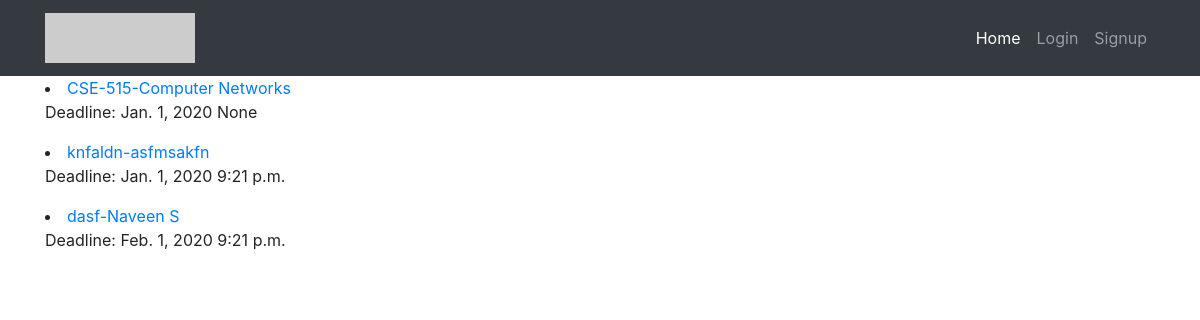
The page / on the database its author committed.
### assignment_info/models.py (models this page shows, shortened)
class Course(models.Model):
    name=models.CharField(max_length=30,blank=False)
    code=models.CharField(max_length=10,unique=True)
    question=models.TextField(blank=False)
    deadline_date=models.DateField(null=True)
    deadline_time =models.TimeField(null=True)

### assignment_info/views.py (the view)
# urls.py: path('', views.AssigmentList.as_view(),name='list'),
class AssigmentList(ListView,LoginRequiredMixin):
    model=Course
    template_name='course_list.html'

### assignment_info/templates/course_list.html
{% extends "base.html" %}
{% block assignments %}
  {% for course in course_list %}
    <li><a href="{% url 'assignments:submit' pk=course.pk%}">{{course.code}}-{{course.name}}</a></li>
    {% if course.deadline_date %}
      <p>Deadline: {{course.deadline_date}} {{course.deadline_time}}</p>
    {% endif %}
    {% empty %}
    <h3>You don't have any assignment to submit.</h3>
  {% endfor %}
{% endblock %}

### templates/base.html (shortened to what this page needs)
<!DOCTYPE html>
<html lang="en" dir="ltr">
  <head>
    <link rel="stylesheet" href="https://cdn.jsdelivr.net/npm/bootstrap@4.5.3/dist/css/bootstrap.min.css">
  </head>
  <body>
    <nav class="navbar navbar-expand-lg navbar-dark bg-dark static-top">
  <div class="container">
    <a class="navbar-brand" href="#">
          <img src="http://placehold.it/150x50?text=Logo" alt="">
        </a>
    <div class="collapse navbar-collapse" id="navbarResponsive">
      <ul class="navbar-nav ml-auto">
        <li class="nav-item active">
          <a class="nav-link" href="{% url 'assignments:list' %}">Home
              </a>
        </li>
        {% if user.is_authenticated %}
        <li class="nav-item">
          <a class="nav-link" href="{% url 'accounts:logout' %}">Logout</a>
        </li>
        {% else %}
        <li class="nav-item">
          <a class="nav-link" href="{% url 'accounts:login' %}">Login</a>
        </li>
        <li class="nav-item">
          <a class="nav-link" href="{% url 'accounts:signup' %}">Signup</a>
        </li>
        {% endif %}
      </ul>
    </div>
  </div>
</nav>
    <div class="container">
      {% block assignments %}
      {% endblock %}
    </div>
  </body>
</html>

### rows shown on the page
Course: code "CSE-515", name "Computer Networks", deadline_date "Jan. 1, 2020", deadline_time "None"
Course: code "knfaldn", name "asfmsakfn", deadline_date "Jan. 1, 2020", deadline_time "9:21 p.m."
Course: code "dasf", name "Naveen S", deadline_date "Feb. 1, 2020", deadline_time "9:21 p.m."
